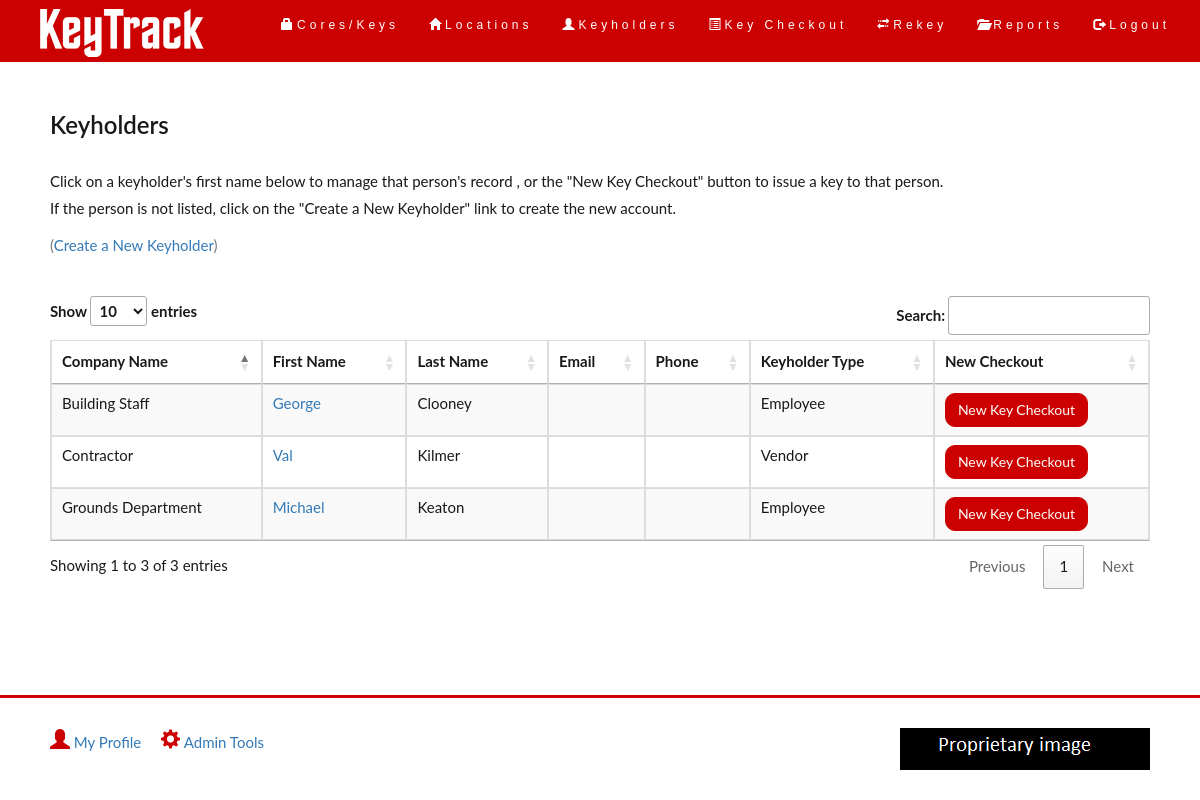
Page /retrievekeyholder.php (signed in) on the committed database.
### tables this page shows
create table keyholder (
	hold_id int unsigned not null auto_increment primary key, 
	hold_name varchar(128),
	hold_fname varchar(32),
	hold_lname varchar(32),
	hold_ident varchar(32),
	hold_desc varchar(128),
	hold_insertdt datetime default CURRENT_TIMESTAMP,
	hold_email varchar(128),
	hold_phone varchar(20),
	hold_notes text,
	hold_is_act tinyint default 1,
	hold_type varchar(32) not null
)
ENGINE InnoDB;

### common/functions.php (called while the page is built, shortened)
<?php
	function selectAllKeyholders($conn){
		$keyholders = array();
		$query = "SELECT *
			FROM keyholder";
		$result = mysqli_query($conn, $query);
		$rows = $result->num_rows;
		for($j=0; $j<$rows; $j++){
			while($row = $result->fetch_array(MYSQLI_ASSOC)){
				array_push($keyholders, $row);
			}
		}
		return $keyholders;
	}
?>

### retrievekeyholder.php (the view, shortened to what this page needs)
<?php
require_once "./common/login.php";
require_once "./common/functions.php";
$conn = new mysqli($hn, $un, $pw, $db);
$keyholders = selectAllKeyholders($conn);
require_once "./common/header.php";
?>
<div class="container-fluid">
	<div class="row">
		<div class="col-sm-12">
			<h2>Keyholders</h2>
			<p>Click on a keyholder's first name below to manage that person's record
			, or the "New Key Checkout" button to issue a key to that person.<br>
			If the person is not listed, click on the "Create a New Keyholder" link to create the new account.
			</p>
		</div>
	</div>
		<p class="text-left text-muted">(<a href="addkeyholder.php">Create a New Keyholder</a>)</p>
	<br>
	<div class="row">
		<div class="col-sm-12">
		<table id="khtable" class="table table-striped table-bordered">
			<thead>
				<tr>
					<th scope="col">Company Name</th>
					<th scope="col">First Name</th>
					<th scope="col">Last Name</th>
					<th scope="col">Email</th>
					<th scope="col">Phone</th>
					<th scope="col">Keyholder Type</th>
					<th scope="col">New Checkout</th>
				</tr>
			</thead>
			<tbody>
		<?php foreach($keyholders as $row){ ?>
				<tr>
					<td>
						<?php echo $row['hold_name']; ?></a>
					</td>
					<td>
						<a href="viewkeyholder.php?id=<?php echo $row['hold_id']; ?>"><?php echo $row['hold_fname']; ?></a>
					</td>
					<td>
						<?php echo $row['hold_lname']; ?>
					</td>
					<td>
					</td>
					<td>
					</td>
					<td>
						<?php echo $row['hold_type']; ?>
					</td>
					<td>
					<form method='post' action='newcheckout.php'>
						<input type='submit' value='New Key Checkout' class="btn btn-default">
					</form>
					</td>
				</tr>
		<?php } ?>
			</tbody>
		</table>
		</div>
	</div>
</div>
<?php
	require_once "./common/footer.php";
?>

### css/styles.css (style rules this page uses)
body { font: 400 15px Lato, sans-serif; line-height: 1.8; color: #191919; }
h2 { font-size: 24px; color: #191919; font-weight: 600; margin-bottom: 30px; }
.container-fluid { padding: 30px 50px; }
.btn-default { background-color: #CC0000; color: #ffffff; border-color: #CC0000; border-radius: 10px; }
html, body { height: 100%; margin: 0; }

### rows in the picture
keyholder: hold_name "Building Staff", hold_fname "George", hold_lname "Clooney", hold_type "Employee"
keyholder: hold_name "Grounds Department", hold_fname "Michael", hold_lname "Keaton", hold_type "Employee"
keyholder: hold_name "Contractor", hold_fname "Val", hold_lname "Kilmer", hold_type "Vendor"
